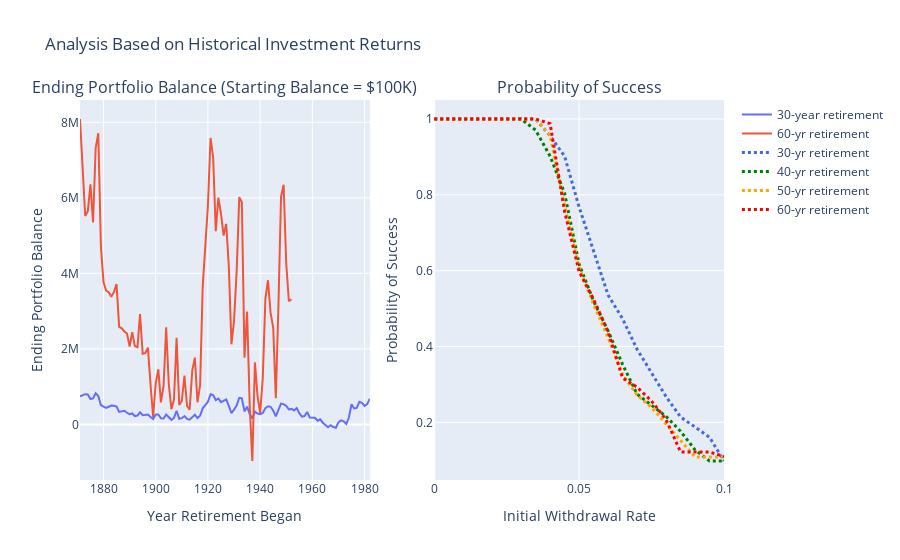

Notebook source saved alongside this figure:
### Code cell
fig = make_subplots(rows=1, cols=2, subplot_titles=('Ending Portfolio Balance (Starting Balance = $100K)', 'Probability of Success'))
fig.add_trace(go.Scatter(x=refined_data['Year'][0:112], y=end_balance_30, name='30-year retirement'), row=1, col=1)
fig.add_trace(go.Scatter(x=refined_data['Year'][0:112], y=end_balance_60, name='60-yr retirement'), row=1, col=1)
fig.add_trace(go.Scatter(x=wr_list, y=num_years_dict['prob30'][1], name='30-yr retirement', line=dict(color='royalblue', width=3, dash='dot')), row=1, col=2)
fig.add_trace(go.Scatter(x=wr_list, y=num_years_dict['prob40'][1], name='40-yr retirement', line=dict(color='green', width=3, dash='dot')), row=1, col=2)
fig.add_trace(go.Scatter(x=wr_list, y=num_years_dict['prob50'][1], name='50-yr retirement', line=dict(color='orange', width=3, dash='dot')), row=1, col=2)
fig.add_trace(go.Scatter(x=wr_list, y=num_years_dict['prob60'][1], name='60-yr retirement', line=dict(color='red', width=3, dash='dot')), row=1, col=2)
fig.update_xaxes(title_text='Year Retirement Began', nticks=10, row=1, col=1)
fig.update_yaxes(title_text='Ending Portfolio Balance', row=1, col=1)
fig.update_xaxes(title_text='Initial Withdrawal Rate', row=1, col=2)
fig.update_yaxes(title_text='Probability of Success', row=1, col=2)
fig.update_layout(title='Analysis Based on Historical Investment Returns')

fig.show()
#fig.write_image('images/portfolio_success_historical_4pct.png', width=1000, height=500)
